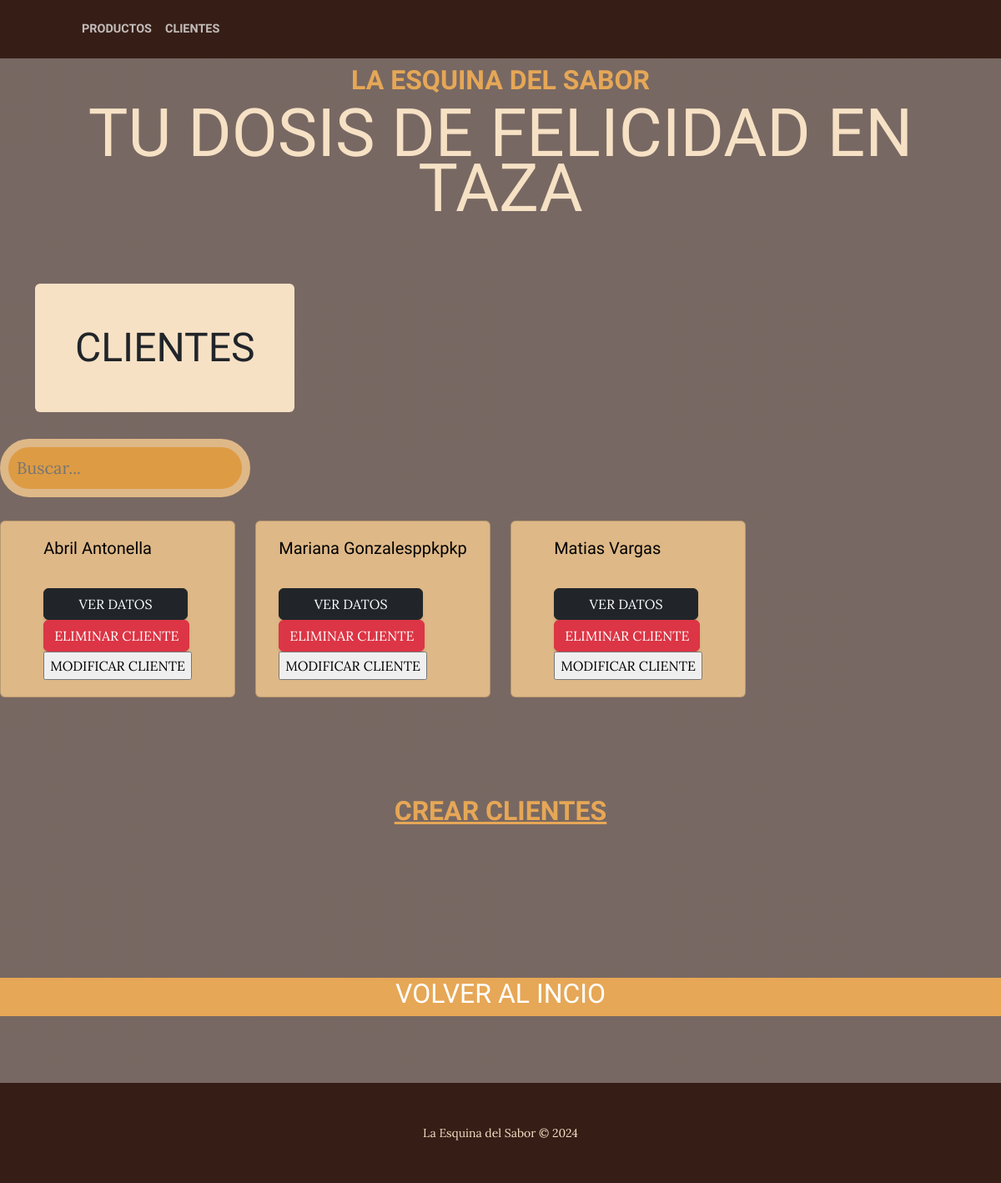
Page /cliente/ on the earlier database version.
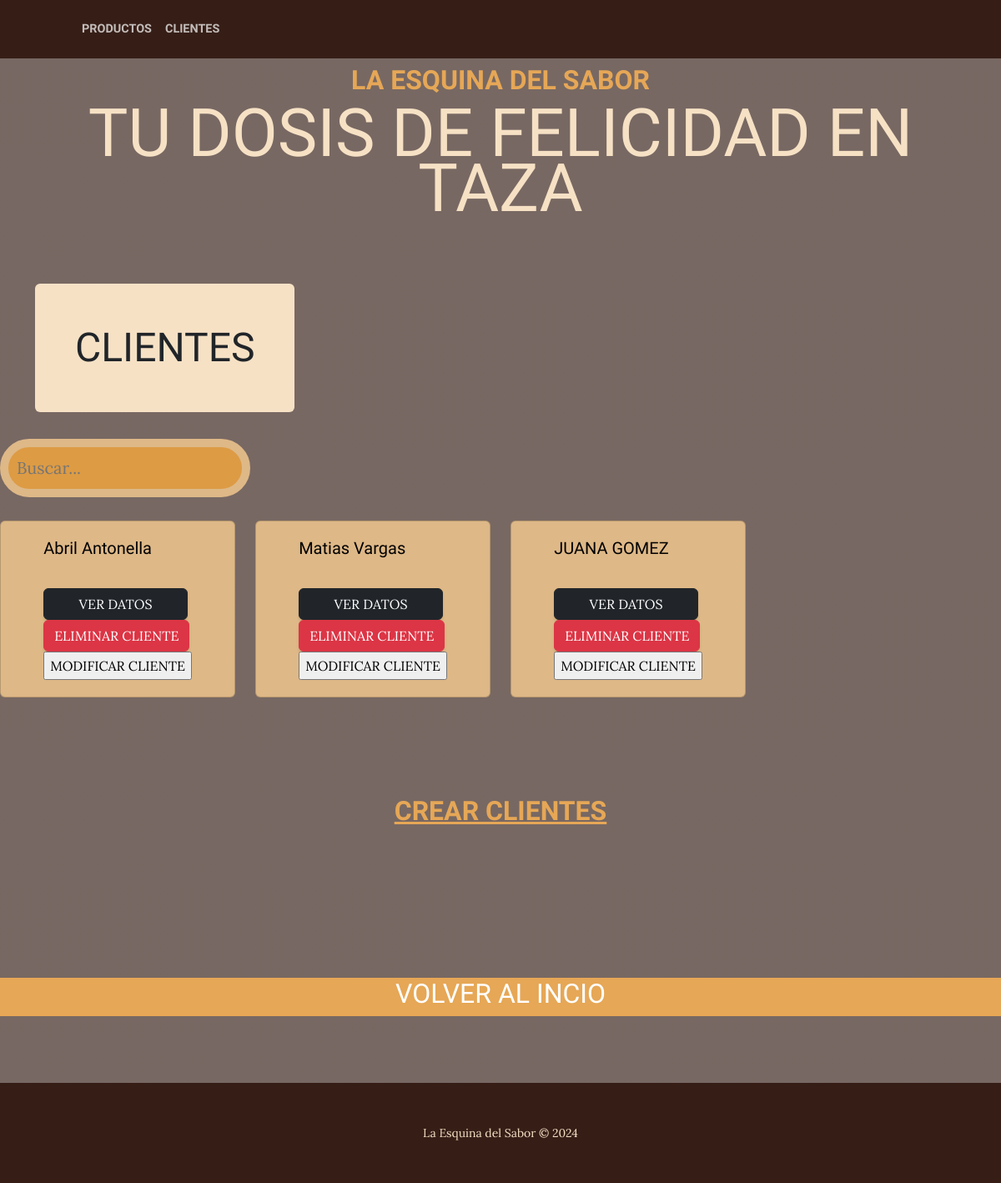
Same page on the later database version.
### cliente/models.py (models this page shows, shortened)
class cliente(models.Model):
        nombre = models.CharField(max_length=200)
        apellido = models.CharField(max_length=50)
        nacimiento = models.DateField(null=True)
        pais_origen_id = models.ForeignKey(Pais, on_delete=models.SET_NULL, null=True, verbose_name="País de origen")
        nivel_sus = models.ForeignKey(suscripcion, on_delete=models.SET_NULL, null=True, verbose_name="Nivel")

### cliente/views.py (the view)
# urls.py: path("",views.home,name="Home"),
def home(request):
    consulta = request.GET.get("consulta", None)
    if consulta:
        query = models.cliente.objects.filter(nombre__icontains=consulta)
    else:
        query = models.cliente.objects.all()
    context = {"clientes":query}
    return render(request,"cliente/index.html",context)

### cliente/templates/cliente/index.html (shortened to what this page needs)
{% extends 'core/base.html' %}
{% load static %}
    {% block  titulo%}
    <section class="page-section">
      <div class="container">
          <div class="product-item">
              <div class="product-item-title d-flex">
                  <div class="bg-faded p-5 d-flex me-auto rounded">
                      <h2 class="section-heading mb-0">
                          <span class="section-heading-lower">CLIENTES</span>
                      </h2>
                    </div>
              </div>
          </div>
        </div>
    </section>
    {% endblock titulo %}
    {% block contenido %}
    <div class="col-md-3 pb-4">
        <div class="card-body align-self-md-center my-1">
          <form action="{% url 'cliente:Home' %}" method="get">
            <input type="text" name="consulta" placeholder="Buscar..." style="background-color: rgb(221, 155, 68); color: rgb(255, 254, 253);
              width: 100%; /* Full width */
              padding: 10px; /* Padding */
              border: 10px solid burlywood; /* Border */
              border-radius: 50px; /* Rounded corners */
              font-size: 20px; /* Font size */
            ">
          </form>
        </div>
      </div>
    <div class="row">
      {% for Cliente in clientes %}
      <div class="col-md-3 pb-4">
        <div class="card mb-3" style="background-color: burlywood; color: black;">  <div class="card-body align-self-md-center my-1 ">
            <h5 class="card-title text-nowrap">{{ Cliente.nombre }} {{Cliente.apellido}}</h5>
            <p class="card-text">
              <a href="{% url 'cliente:cliente_detail' Cliente.id  %}"><br>
                <input class="btn btn-dark" type="submit" value="       VER DATOS       "> </a>
              <a href="{% url 'cliente:cliente_delete' Cliente.id  %}"><br>
              <input class="btn btn-danger " type="submit" value="ELIMINAR CLIENTE"> </a>
              <a href="{% url 'cliente:cliente_update' Cliente.id  %}"><br>
                <input class="bottons" type="submit" value="MODIFICAR CLIENTE"> </a> </p>
          </div>
        </div>
      </div>
      {% endfor %}
  </div>
    <div class="fs-3 pb-4 ">
      <a href="{% url 'cliente:cliente_create' %}">
        <h1 class="site-heading text-center text-faded d-none d-lg-block">
        <span class="site-heading-upper text-primary mb-3">CREAR CLIENTES</span></a>
    </div>
    <a href="{% url 'core:Home' %}">
      <section class="page-section bg-primary" id="about">
        <div class="container px-4 px-lg-5">
            <div class="row gx-4 gx-lg-5 justify-content-center">
                <div class="col-lg-8 text-center">
                    <h2 class="text-white mt-0">VOLVER AL INCIO</h2>
                </div>
            </div>
        </div>
    </section>
    </a>
      <footer class="footer text-faded text-center py-5">
        <div class="container"><p class="m-0 small">La Esquina del Sabor &copy; 2024</p></div>
    </footer>
    {% endblock contenido%}

Differences in the rows shown:
removed cliente: nombre "Mariana", apellido "Gonzalesppkpkp"
added cliente: nombre "JUANA", apellido "GOMEZ"
